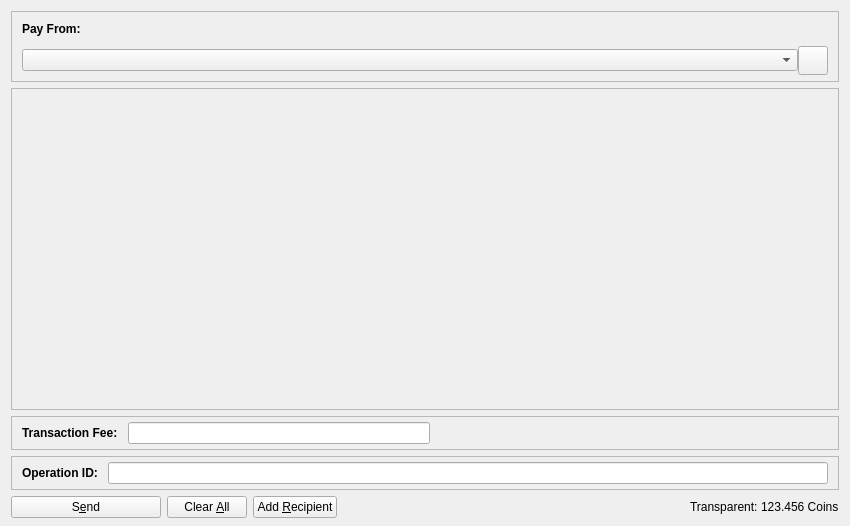
<?xml version="1.0" encoding="UTF-8"?>
<ui version="4.0">
 <class>ZSendCoinsDialog</class>
 <widget class="QDialog" name="ZSendCoinsDialog">
  <property name="geometry">
   <rect>
    <x>0</x>
    <y>0</y>
    <width>850</width>
    <height>526</height>
   </rect>
  </property>
  <property name="windowTitle">
   <string>Z-Send Coins</string>
  </property>
  <layout class="QVBoxLayout" name="verticalLayout" stretch="0,1,0,0,0">
   <property name="bottomMargin">
    <number>8</number>
   </property>
   <item>
    <widget class="QFrame" name="frameCoinControl">
     <property name="sizePolicy">
      <sizepolicy hsizetype="Expanding" vsizetype="Expanding">
       <horstretch>0</horstretch>
       <verstretch>0</verstretch>
      </sizepolicy>
     </property>
     <property name="maximumSize">
      <size>
       <width>16777215</width>
       <height>16777215</height>
      </size>
     </property>
     <property name="frameShape">
      <enum>QFrame::StyledPanel</enum>
     </property>
     <property name="frameShadow">
      <enum>QFrame::Sunken</enum>
     </property>
     <layout class="QVBoxLayout" name="verticalLayoutCoinControl2">
      <property name="spacing">
       <number>0</number>
      </property>
      <property name="leftMargin">
       <number>0</number>
      </property>
      <property name="topMargin">
       <number>0</number>
      </property>
      <property name="rightMargin">
       <number>0</number>
      </property>
      <property name="bottomMargin">
       <number>6</number>
      </property>
      <item>
       <layout class="QVBoxLayout" name="verticalLayoutCoinControl" stretch="0,0">
        <property name="spacing">
         <number>0</number>
        </property>
        <property name="leftMargin">
         <number>10</number>
        </property>
        <property name="topMargin">
         <number>10</number>
        </property>
        <item>
         <layout class="QHBoxLayout" name="horizontalLayoutCoinControl1">
          <property name="rightMargin">
           <number>0</number>
          </property>
          <property name="bottomMargin">
           <number>10</number>
          </property>
          <item>
           <widget class="QLabel" name="labelCoinControlFeatures">
            <property name="sizePolicy">
             <sizepolicy hsizetype="Preferred" vsizetype="Maximum">
              <horstretch>0</horstretch>
              <verstretch>0</verstretch>
             </sizepolicy>
            </property>
            <property name="font">
             <font>
              <weight>75</weight>
              <bold>true</bold>
             </font>
            </property>
            <property name="styleSheet">
             <string notr="true">font-weight:bold;</string>
            </property>
            <property name="text">
             <string>Pay From:</string>
            </property>
           </widget>
          </item>
         </layout>
        </item>
        <item>
         <layout class="QHBoxLayout" name="horizontalLayoutCoinControl2" stretch="0,0">
          <property name="spacing">
           <number>0</number>
          </property>
          <property name="rightMargin">
           <number>10</number>
          </property>
          <property name="bottomMargin">
           <number>0</number>
          </property>
          <item>
           <widget class="QComboBox" name="payFromAddress"/>
          </item>
          <item>
           <widget class="QToolButton" name="refreshPayFrom">
            <property name="toolTip">
             <string>Refresh address list</string>
            </property>
            <property name="text">
             <string/>
            </property>
            <property name="icon">
             <iconset resource="../komodo.qrc">
              <normaloff>:/icons/refresh</normaloff>:/icons/refresh</iconset>
            </property>
            <property name="iconSize">
             <size>
              <width>22</width>
              <height>22</height>
             </size>
            </property>
           </widget>
          </item>
         </layout>
        </item>
       </layout>
      </item>
     </layout>
    </widget>
   </item>
   <item>
    <widget class="QScrollArea" name="scrollArea">
     <property name="widgetResizable">
      <bool>true</bool>
     </property>
     <widget class="QWidget" name="scrollAreaWidgetContents">
      <property name="geometry">
       <rect>
        <x>0</x>
        <y>0</y>
        <width>830</width>
        <height>304</height>
       </rect>
      </property>
      <layout class="QVBoxLayout" name="verticalLayout_2" stretch="0,1">
       <property name="leftMargin">
        <number>0</number>
       </property>
       <property name="topMargin">
        <number>0</number>
       </property>
       <property name="rightMargin">
        <number>0</number>
       </property>
       <property name="bottomMargin">
        <number>0</number>
       </property>
       <item>
        <layout class="QVBoxLayout" name="entries">
         <property name="spacing">
          <number>6</number>
         </property>
        </layout>
       </item>
       <item>
        <spacer name="verticalSpacer">
         <property name="orientation">
          <enum>Qt::Vertical</enum>
         </property>
         <property name="sizeHint" stdset="0">
          <size>
           <width>20</width>
           <height>40</height>
          </size>
         </property>
        </spacer>
       </item>
      </layout>
     </widget>
    </widget>
   </item>
   <item>
    <widget class="QFrame" name="frameFee">
     <property name="sizePolicy">
      <sizepolicy hsizetype="Expanding" vsizetype="Expanding">
       <horstretch>0</horstretch>
       <verstretch>0</verstretch>
      </sizepolicy>
     </property>
     <property name="maximumSize">
      <size>
       <width>16777215</width>
       <height>16777215</height>
      </size>
     </property>
     <property name="frameShape">
      <enum>QFrame::StyledPanel</enum>
     </property>
     <property name="frameShadow">
      <enum>QFrame::Sunken</enum>
     </property>
     <layout class="QVBoxLayout" name="verticalLayoutFee1">
      <property name="spacing">
       <number>0</number>
      </property>
      <property name="leftMargin">
       <number>0</number>
      </property>
      <property name="topMargin">
       <number>0</number>
      </property>
      <property name="rightMargin">
       <number>0</number>
      </property>
      <property name="bottomMargin">
       <number>0</number>
      </property>
      <item>
       <layout class="QVBoxLayout" name="verticalLayoutFee2" stretch="0,0,0">
        <property name="spacing">
         <number>0</number>
        </property>
        <property name="leftMargin">
         <number>10</number>
        </property>
        <property name="topMargin">
         <number>0</number>
        </property>
        <item>
         <spacer name="verticalSpacer_2">
          <property name="orientation">
           <enum>Qt::Vertical</enum>
          </property>
          <property name="sizeHint" stdset="0">
           <size>
            <width>40</width>
            <height>5</height>
           </size>
          </property>
         </spacer>
        </item>
        <item>
         <layout class="QHBoxLayout" name="horizontalLayoutFee1">
          <property name="bottomMargin">
           <number>0</number>
          </property>
          <item>
           <layout class="QVBoxLayout" name="verticalLayoutFee7">
            <property name="spacing">
             <number>0</number>
            </property>
            <item>
             <layout class="QHBoxLayout" name="horizontalLayoutSmartFee">
              <property name="spacing">
               <number>10</number>
              </property>
              <item>
               <widget class="QLabel" name="labelFeeHeadline">
                <property name="sizePolicy">
                 <sizepolicy hsizetype="Preferred" vsizetype="Maximum">
                  <horstretch>0</horstretch>
                  <verstretch>0</verstretch>
                 </sizepolicy>
                </property>
                <property name="font">
                 <font>
                  <weight>75</weight>
                  <bold>true</bold>
                 </font>
                </property>
                <property name="styleSheet">
                 <string notr="true">font-weight:bold;</string>
                </property>
                <property name="text">
                 <string>Transaction Fee:</string>
                </property>
               </widget>
              </item>
              <item>
               <widget class="KomodoAmountField" name="customFee"/>
              </item>
             </layout>
            </item>
           </layout>
          </item>
          <item>
           <spacer name="horizontalSpacer_4">
            <property name="orientation">
             <enum>Qt::Horizontal</enum>
            </property>
            <property name="sizeType">
             <enum>QSizePolicy::MinimumExpanding</enum>
            </property>
            <property name="sizeHint" stdset="0">
             <size>
              <width>40</width>
              <height>20</height>
             </size>
            </property>
           </spacer>
          </item>
         </layout>
        </item>
        <item>
         <spacer name="verticalSpacerFee">
          <property name="orientation">
           <enum>Qt::Vertical</enum>
          </property>
          <property name="sizeHint" stdset="0">
           <size>
            <width>40</width>
            <height>5</height>
           </size>
          </property>
         </spacer>
        </item>
       </layout>
      </item>
     </layout>
    </widget>
   </item>
   <item>
    <widget class="QFrame" name="frameResult">
     <property name="sizePolicy">
      <sizepolicy hsizetype="Expanding" vsizetype="Expanding">
       <horstretch>0</horstretch>
       <verstretch>0</verstretch>
      </sizepolicy>
     </property>
     <property name="maximumSize">
      <size>
       <width>16777215</width>
       <height>16777215</height>
      </size>
     </property>
     <property name="frameShape">
      <enum>QFrame::StyledPanel</enum>
     </property>
     <property name="frameShadow">
      <enum>QFrame::Sunken</enum>
     </property>
     <layout class="QVBoxLayout" name="verticalLayoutResult1">
      <property name="spacing">
       <number>0</number>
      </property>
      <property name="leftMargin">
       <number>0</number>
      </property>
      <property name="topMargin">
       <number>0</number>
      </property>
      <property name="rightMargin">
       <number>0</number>
      </property>
      <property name="bottomMargin">
       <number>0</number>
      </property>
      <item>
       <layout class="QVBoxLayout" name="verticalLayoutResult2" stretch="0,0,0">
        <property name="spacing">
         <number>0</number>
        </property>
        <property name="leftMargin">
         <number>10</number>
        </property>
        <property name="topMargin">
         <number>0</number>
        </property>
        <property name="rightMargin">
         <number>10</number>
        </property>
        <item>
         <spacer name="verticalSpacer_3">
          <property name="orientation">
           <enum>Qt::Vertical</enum>
          </property>
          <property name="sizeHint" stdset="0">
           <size>
            <width>40</width>
            <height>5</height>
           </size>
          </property>
         </spacer>
        </item>
        <item>
         <layout class="QHBoxLayout" name="horizontalLayoutResult1">
          <property name="bottomMargin">
           <number>0</number>
          </property>
          <item>
           <layout class="QVBoxLayout" name="verticalLayoutResult3">
            <property name="spacing">
             <number>0</number>
            </property>
            <item>
             <layout class="QHBoxLayout" name="horizontalLayoutResult2">
              <property name="spacing">
               <number>10</number>
              </property>
              <item>
               <widget class="QLabel" name="labelResultHeadline">
                <property name="sizePolicy">
                 <sizepolicy hsizetype="Preferred" vsizetype="Maximum">
                  <horstretch>0</horstretch>
                  <verstretch>0</verstretch>
                 </sizepolicy>
                </property>
                <property name="font">
                 <font>
                  <weight>75</weight>
                  <bold>true</bold>
                 </font>
                </property>
                <property name="styleSheet">
                 <string notr="true">font-weight:bold;</string>
                </property>
                <property name="text">
                 <string>Operation ID:</string>
                </property>
               </widget>
              </item>
              <item>
               <widget class="QLineEdit" name="operationId">
                <property name="readOnly">
                 <bool>true</bool>
                </property>
               </widget>
              </item>
             </layout>
            </item>
           </layout>
          </item>
         </layout>
        </item>
        <item>
         <spacer name="verticalSpacerResult">
          <property name="orientation">
           <enum>Qt::Vertical</enum>
          </property>
          <property name="sizeHint" stdset="0">
           <size>
            <width>40</width>
            <height>5</height>
           </size>
          </property>
         </spacer>
        </item>
       </layout>
      </item>
     </layout>
    </widget>
   </item>
   <item>
    <layout class="QHBoxLayout" name="horizontalLayout">
     <item>
      <widget class="QPushButton" name="sendButton">
       <property name="minimumSize">
        <size>
         <width>150</width>
         <height>0</height>
        </size>
       </property>
       <property name="toolTip">
        <string>Confirm the send action</string>
       </property>
       <property name="text">
        <string>S&amp;end</string>
       </property>
       <property name="icon">
        <iconset resource="../komodo.qrc">
         <normaloff>:/icons/send</normaloff>:/icons/send</iconset>
       </property>
       <property name="autoDefault">
        <bool>false</bool>
       </property>
       <property name="default">
        <bool>false</bool>
       </property>
      </widget>
     </item>
     <item>
      <widget class="QPushButton" name="clearButton">
       <property name="sizePolicy">
        <sizepolicy hsizetype="Minimum" vsizetype="Fixed">
         <horstretch>0</horstretch>
         <verstretch>0</verstretch>
        </sizepolicy>
       </property>
       <property name="toolTip">
        <string>Clear all fields of the form.</string>
       </property>
       <property name="text">
        <string>Clear &amp;All</string>
       </property>
       <property name="icon">
        <iconset resource="../komodo.qrc">
         <normaloff>:/icons/remove</normaloff>:/icons/remove</iconset>
       </property>
       <property name="autoDefault">
        <bool>false</bool>
       </property>
      </widget>
     </item>
     <item>
      <widget class="QPushButton" name="addButton">
       <property name="toolTip">
        <string>Send to multiple recipients at once</string>
       </property>
       <property name="text">
        <string>Add &amp;Recipient</string>
       </property>
       <property name="icon">
        <iconset resource="../komodo.qrc">
         <normaloff>:/icons/add</normaloff>:/icons/add</iconset>
       </property>
       <property name="autoDefault">
        <bool>false</bool>
       </property>
      </widget>
     </item>
     <item>
      <spacer name="horizontalSpacer">
       <property name="orientation">
        <enum>Qt::Horizontal</enum>
       </property>
       <property name="sizeHint" stdset="0">
        <size>
         <width>40</width>
         <height>20</height>
        </size>
       </property>
      </spacer>
     </item>
     <item>
      <layout class="QHBoxLayout" name="horizontalLayout_2">
       <property name="spacing">
        <number>3</number>
       </property>
       <item>
        <widget class="QLabel" name="label">
         <property name="sizePolicy">
          <sizepolicy hsizetype="Preferred" vsizetype="Fixed">
           <horstretch>0</horstretch>
           <verstretch>0</verstretch>
          </sizepolicy>
         </property>
         <property name="text">
          <string>Transparent:</string>
         </property>
        </widget>
       </item>
       <item>
        <widget class="QLabel" name="labelBalance">
         <property name="sizePolicy">
          <sizepolicy hsizetype="Preferred" vsizetype="Fixed">
           <horstretch>0</horstretch>
           <verstretch>0</verstretch>
          </sizepolicy>
         </property>
         <property name="cursor">
          <cursorShape>IBeamCursor</cursorShape>
         </property>
         <property name="text">
          <string notr="true">123.456 Coins</string>
         </property>
         <property name="textInteractionFlags">
          <set>Qt::LinksAccessibleByMouse|Qt::TextSelectableByKeyboard|Qt::TextSelectableByMouse</set>
         </property>
        </widget>
       </item>
      </layout>
     </item>
    </layout>
   </item>
  </layout>
 </widget>
 <customwidgets>
  <customwidget>
   <class>KomodoAmountField</class>
   <extends>QLineEdit</extends>
   <header>komodoamountfield.h</header>
   <container>1</container>
  </customwidget>
 </customwidgets>
 <resources>
  <include location="../komodo.qrc"/>
 </resources>
 <connections/>
</ui>
